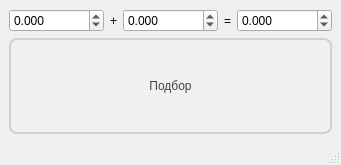
<?xml version="1.0" encoding="UTF-8"?>
<ui version="4.0">
 <class>selection_window</class>
 <widget class="QMainWindow" name="selection_window">
  <property name="geometry">
   <rect>
    <x>0</x>
    <y>0</y>
    <width>212</width>
    <height>165</height>
   </rect>
  </property>
  <property name="windowTitle">
   <string>Подбор</string>
  </property>
  <widget class="QWidget" name="centralwidget">
   <layout class="QVBoxLayout" name="verticalLayout">
    <item>
     <layout class="QHBoxLayout" name="horizontalLayout">
      <item>
       <widget class="QDoubleSpinBox" name="first_spinbox">
        <property name="decimals">
         <number>3</number>
        </property>
        <property name="minimum">
         <double>-999999.989999999990687</double>
        </property>
        <property name="maximum">
         <double>999999.989999999990687</double>
        </property>
       </widget>
      </item>
      <item>
       <widget class="QLabel" name="label">
        <property name="text">
         <string>+</string>
        </property>
       </widget>
      </item>
      <item>
       <widget class="QDoubleSpinBox" name="second_spinbox">
        <property name="decimals">
         <number>3</number>
        </property>
        <property name="minimum">
         <double>-999999.989999999990687</double>
        </property>
        <property name="maximum">
         <double>999999.989999999990687</double>
        </property>
       </widget>
      </item>
      <item>
       <widget class="QLabel" name="label_2">
        <property name="text">
         <string>=</string>
        </property>
       </widget>
      </item>
      <item>
       <widget class="QDoubleSpinBox" name="third_spinbox">
        <property name="decimals">
         <number>3</number>
        </property>
        <property name="minimum">
         <double>-999999.989999999990687</double>
        </property>
        <property name="maximum">
         <double>999999.989999999990687</double>
        </property>
       </widget>
      </item>
     </layout>
    </item>
    <item>
     <widget class="QToolButton" name="gearing_selection_btn">
      <property name="sizePolicy">
       <sizepolicy hsizetype="Minimum" vsizetype="Minimum">
        <horstretch>0</horstretch>
        <verstretch>0</verstretch>
       </sizepolicy>
      </property>
      <property name="styleSheet">
       <string notr="true">QToolButton {
    background-color: rgba(240, 240, 240, 1.0); /* Светло‑серый фон */
    color: #444444; /* Тёмно‑серый текст */
    border-radius: 8px;
    border: 2px solid #d0d0d0; /* Серая граница */
    font-weight: normal;
}

/* ЧЁТКИЙ ЭФФЕКТ ПРИ НАВЕДЕНИИ НА НЕАКТИВНУЮ КНОПКУ */
QToolButton:hover {
    background-color: rgba(220, 220, 220, 1.0); /* Заметно темнее */
    border: 2px solid #b0b0b0; /* Темнее граница */
}

QToolButton:pressed {
    background-color: rgba(200, 200, 200, 1.0); /* Ещё темнее при нажатии */
    border: 2px solid #909090;
    margin: 1px; /* Небольшой сдвиг для эффекта нажатия */
}

/* Состояние CHECKED — прежние цвета */
QToolButton:checked {
    background-color: transparent;
    color: black;
    border: 2px solid rgba(64, 250, 64, 0.5); /* Более насыщенный голубой */
}

QToolButton:checked:hover {
    background-color: rgba(64, 250, 64, 0.05);
}

QToolButton:checked:pressed {
    background-color: rgba(64, 250, 64, 0.1);
}</string>
      </property>
      <property name="text">
       <string>Подбор</string>
      </property>
      <property name="checkable">
       <bool>true</bool>
      </property>
      <property name="toolButtonStyle">
       <enum>Qt::ToolButtonStyle::ToolButtonTextBesideIcon</enum>
      </property>
     </widget>
    </item>
   </layout>
  </widget>
  <widget class="QMenuBar" name="menubar">
   <property name="geometry">
    <rect>
     <x>0</x>
     <y>0</y>
     <width>212</width>
     <height>22</height>
    </rect>
   </property>
  </widget>
  <widget class="QStatusBar" name="statusbar"/>
 </widget>
 <resources/>
 <connections/>
</ui>
